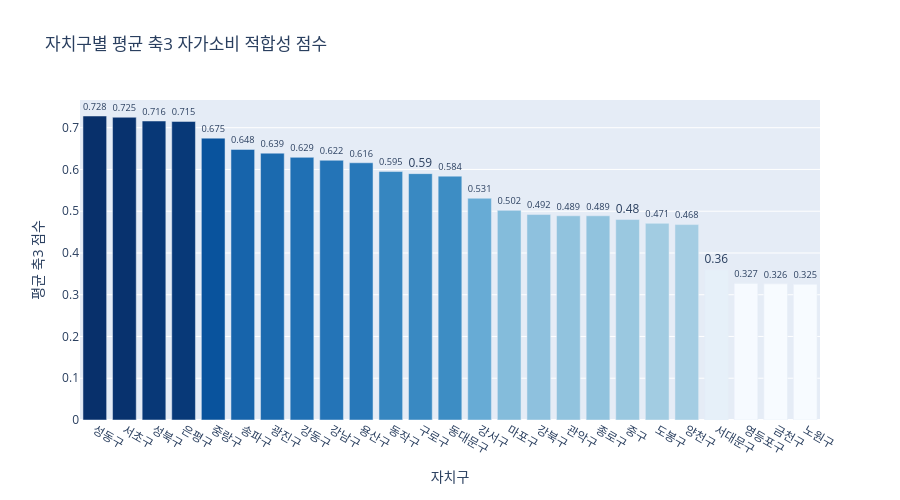

The notebook cell saved with this chart:
### Markdown cell above
### 6.3 자치구별 평균 축3 점수

- 상위: 성동구(0.805), 성북구(0.802), 은평구(0.794)
- 하위: 영등포구(0.343), 노원구(0.347), 금천구(0.354)
- 강남구(0.626) 중간 — EV 등록 1위지만 노상 주차장 비율 영향

### Code cell
# ── 6.3 자치구별 평균 축3 점수 ───────────────────────────────────────────
gu_score = (df_result.groupby('자치구')['축3_자가소비적합성']
            .mean()
            .sort_values(ascending=False)
            .round(3))

print("자치구별 평균 축3 점수:")
print(gu_score.to_string())

fig3 = go.Figure(go.Bar(
    x=gu_score.index,
    y=gu_score.values,
    marker_color=gu_score.values,
    marker_colorscale='Blues',
    text=gu_score.values.round(3),
    textposition='outside'
))
fig3.update_layout(
    title='자치구별 평균 축3 자가소비 적합성 점수',
    xaxis_title='자치구',
    yaxis_title='평균 축3 점수',
    height=500
)
fig3.show()
fig3.write_html(
    r'C:\Users\seonu\Documents\axis3-self-consumption\canopy\output\figures\자치구별_축3_점수.html'
)

### Figure 1 — Plotly figure (JSON) as saved in the notebook; plotly's stock layout.template omitted (floating-point values rounded to 4 significant figures)
{"data": [{"marker": {"color": [0.728, 0.725, 0.716, 0.715, 0.675, 0.648, 0.639, 0.629, 0.622, 0.616, 0.595, 0.59, 0.584, 0.531, 0.502, 0.492, 0.489, 0.489, 0.48, 0.471, 0.468, 0.36, 0.327, 0.326, 0.325], "colorscale": [[0, "rgb(247,251,255)"], [0.125, "rgb(222,235,247)"], [0.25, "rgb(198,219,239)"], [0.375, "rgb(158,202,225)"], [0.5, "rgb(107,174,214)"], [0.625, "rgb(66,146,198)"], [0.75, "rgb(33,113,181)"], [0.875, "rgb(8,81,156)"], [1, "rgb(8,48,107)"]]}, "text": [0.728, 0.725, 0.716, 0.715, 0.675, 0.648, 0.639, 0.629, 0.622, 0.616, 0.595, 0.59, 0.584, 0.531, 0.502, 0.492, 0.489, 0.489, 0.48, 0.471, 0.468, 0.36, 0.327, 0.326, 0.325], "textposition": "outside", "type": "bar", "x": ["성동구", "서초구", "성북구", "은평구", "중랑구", "송파구", "광진구", "강동구", "강남구", "용산구", "동작구", "구로구", "동대문구", "강서구", "마포구", "강북구", "관악구", "종로구", "중구", "도봉구", "양천구", "서대문구", "영등포구", "금천구", "노원구"], "y": [0.728, 0.725, 0.716, 0.715, 0.675, 0.648, 0.639, 0.629, 0.622, 0.616, 0.595, 0.59, 0.584, 0.531, 0.502, 0.492, 0.489, 0.489, 0.48, 0.471, 0.468, 0.36, 0.327, 0.326, 0.325]}], "layout": {"height": 500, "title": {"text": "자치구별 평균 축3 자가소비 적합성 점수"}, "xaxis": {"title": {"text": "자치구"}}, "yaxis": {"title": {"text": "평균 축3 점수"}}}}
